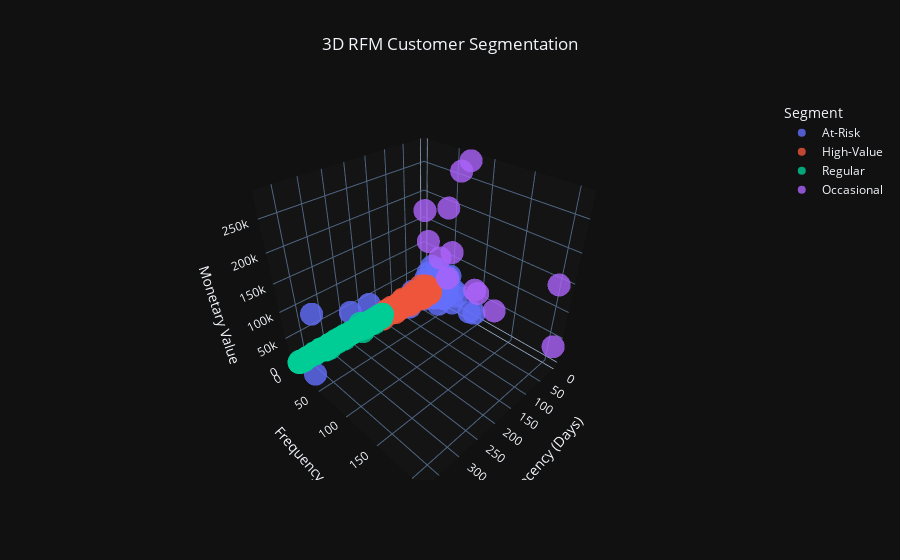

Notebook cell for this chart:
### Code cell
fig = px.scatter_3d(
    rfm,
    x="Recency",
    y="Frequency",
    z="Monetary",
    color="Segment",
    hover_data={
        "CustomerID": True,
        "Recency": True,
        "Frequency": True,
        "Monetary": ":.2f"
    },
    title="3D RFM Customer Segmentation",
    template="plotly_dark",
    opacity=0.8
)

fig.update_layout(
    title_x=0.5,
    scene=dict(
        xaxis_title="Recency (Days)",
        yaxis_title="Frequency",
        zaxis_title="Monetary Value",
        xaxis=dict(backgroundcolor="rgb(20,20,20)"),
        yaxis=dict(backgroundcolor="rgb(20,20,20)"),
        zaxis=dict(backgroundcolor="rgb(20,20,20)")
    ),
    font=dict(size=12)
)

fig.show()

### Figure 1 — Plotly figure (JSON) as saved in the notebook; plotly's stock layout.template omitted (floating-point values rounded to 4 significant figures; data arrays with more than 128 entries replaced by an {"elided": "..."} marker saying what was removed)
{"data": [{"customdata": {"elided": "204x1 int values"}, "hovertemplate": "Segment=At-Risk<br>Recency=%{x}<br>Frequency=%{y}<br>Monetary=%{z:.2f}<br>CustomerID=%{customdata[0]}<extra></extra>", "legendgroup": "At-Risk", "marker": {"color": "#636efa", "opacity": 0.8, "symbol": "circle"}, "mode": "markers", "name": "At-Risk", "scene": "scene", "showlegend": true, "type": "scatter3d", "x": {"elided": "204 int values"}, "y": {"elided": "204 int values"}, "z": {"elided": "204 float values"}}, {"customdata": {"elided": "3054x1 int values"}, "hovertemplate": "Segment=High-Value<br>Recency=%{x}<br>Frequency=%{y}<br>Monetary=%{z:.2f}<br>CustomerID=%{customdata[0]}<extra></extra>", "legendgroup": "High-Value", "marker": {"color": "#EF553B", "opacity": 0.8, "symbol": "circle"}, "mode": "markers", "name": "High-Value", "scene": "scene", "showlegend": true, "type": "scatter3d", "x": {"elided": "3054 int values"}, "y": {"elided": "3054 int values"}, "z": {"elided": "3054 float values"}}, {"customdata": {"elided": "1067x1 int values"}, "hovertemplate": "Segment=Regular<br>Recency=%{x}<br>Frequency=%{y}<br>Monetary=%{z:.2f}<br>CustomerID=%{customdata[0]}<extra></extra>", "legendgroup": "Regular", "marker": {"color": "#00cc96", "opacity": 0.8, "symbol": "circle"}, "mode": "markers", "name": "Regular", "scene": "scene", "showlegend": true, "type": "scatter3d", "x": {"elided": "1067 int values"}, "y": {"elided": "1067 int values"}, "z": {"elided": "1067 float values"}}, {"customdata": [[12415], [12748], [13089], [14156], [14646], [14911], [15311], [16029], [16446], [17450], [17511], [17841], [18102]], "hovertemplate": "Segment=Occasional<br>Recency=%{x}<br>Frequency=%{y}<br>Monetary=%{z:.2f}<br>CustomerID=%{customdata[0]}<extra></extra>", "legendgroup": "Occasional", "marker": {"color": "#ab63fa", "opacity": 0.8, "symbol": "circle"}, "mode": "markers", "name": "Occasional", "scene": "scene", "showlegend": true, "type": "scatter3d", "x": [24, 1, 3, 10, 2, 1, 1, 39, 1, 8, 3, 2, 1], "y": [21, 209, 97, 55, 73, 201, 91, 63, 2, 46, 31, 124, 60], "z": [124900.0, 33720.0, 58830.0, 117400.0, 280200.0, 143800.0, 60770.0, 81020.0, 168500.0, 194600.0, 91060.0, 40990.0, 259700.0]}], "layout": {"font": {"size": 12}, "legend": {"title": {"text": "Segment"}, "tracegroupgap": 0}, "scene": {"domain": {"x": [0, 1], "y": [0, 1]}, "xaxis": {"backgroundcolor": "rgb(20,20,20)", "title": {"text": "Recency (Days)"}}, "yaxis": {"backgroundcolor": "rgb(20,20,20)", "title": {"text": "Frequency"}}, "zaxis": {"backgroundcolor": "rgb(20,20,20)", "title": {"text": "Monetary Value"}}}, "title": {"text": "3D RFM Customer Segmentation", "x": 0.5}}}
